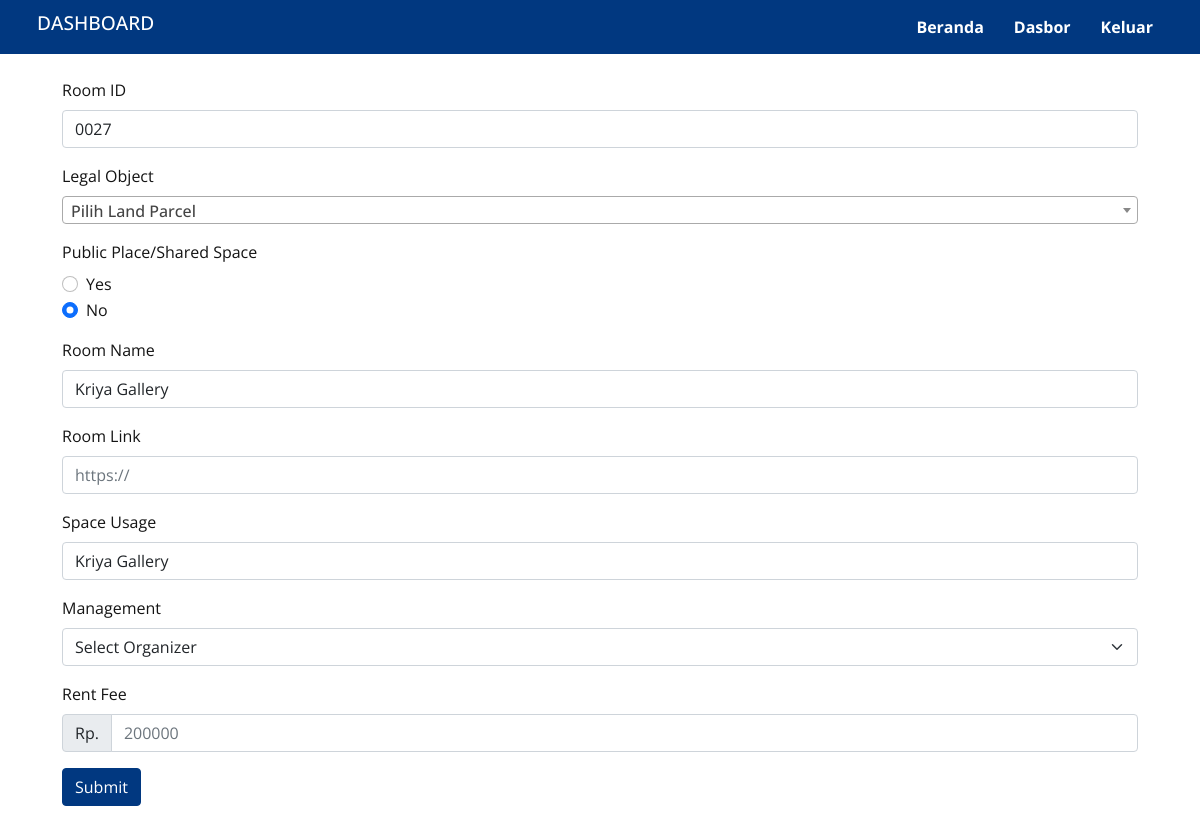
The page /data/room/edit-room.php?room=0027&legal=817240 (signed in) on the database as committed earlier.
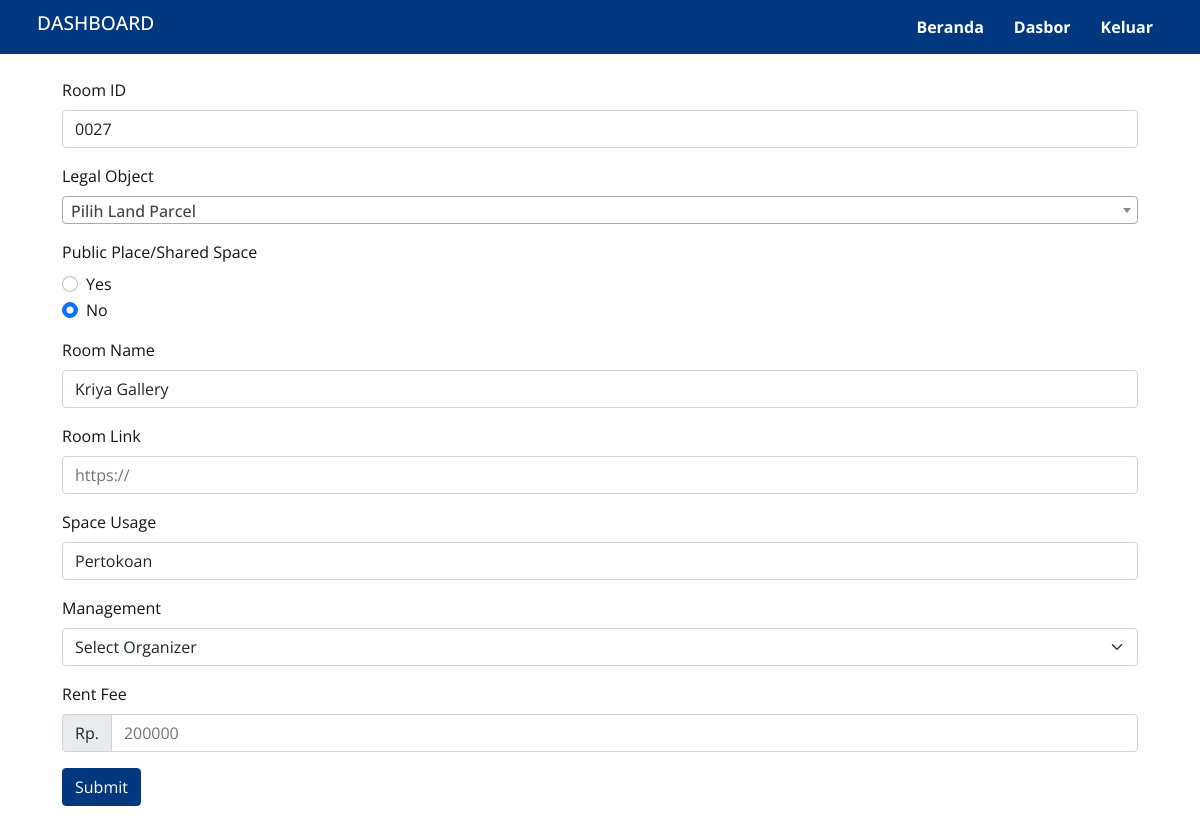
The same page on the database as committed later.
### tables this page shows
CREATE TABLE `rooms_table` (
  `room_id` varchar(50) NOT NULL,
  `legal_object_id` int DEFAULT NULL,
  `organizer_id` int DEFAULT NULL,
  `room_name` varchar(255) DEFAULT NULL,
  `space_usage` varchar(255) DEFAULT NULL,
  `rent_fee` varchar(255) DEFAULT NULL,
  `uri_room` varchar(255) DEFAULT NULL,
  `is_public` tinyint(1) NOT NULL DEFAULT '0'
);

### action/get-room.php (called while the page is built, shortened)
<?php
include 'db_connect.php';
if ($_SERVER['REQUEST_METHOD'] === 'GET') {
    if (isset($_GET['room']) && !empty($_GET['room']) && isset($_GET['legal']) && !empty($_GET['legal'])) {
        $RoomId = $_GET['room'];
        $LegalId = $_GET['legal'];
        $sql = "SELECT rm.*, p.*, m.id as organizer_id, m.organizer_name, m.organizer_address, m.organizer_city, m.organizer_head, lp.parcel_id, lp.building
        FROM rooms_table rm
        LEFT JOIN legal_objects_table p ON rm.legal_object_id = p.id
        LEFT JOIN managements_table m ON m.id = rm.organizer_id
        LEFT JOIN land_parcel_table lp ON p.parcel_id = lp.parcel_id
        WHERE rm.room_id = '$RoomId' AND rm.legal_object_id = $LegalId
        LIMIT 1";
        $result = $conn->query($sql);
        if ($result->num_rows > 0) {
            $rooms_table = $result->fetch_assoc();
        }
    } elseif (isset($_GET['get']) && !empty($_GET['get'])) {
    }
}

### action/fucntion.php (called while the page is built, shortened)
<?php
function old($name)
{
    return null;
}

### data/room/edit-room.php (the view, shortened to what the changed rows need)
<!doctype html>
<html lang="en">
<head>
    <link href="https://cdn.jsdelivr.net/npm/bootstrap@5.0.2/dist/css/bootstrap.min.css" rel="stylesheet">
    <link rel="stylesheet" href="https://cdnjs.cloudflare.com/ajax/libs/magicsuggest/2.1.5/magicsuggest-min.css" />
    <link href="https://cdn.jsdelivr.net/npm/select2@4.1.0-rc.0/dist/css/select2.min.css" rel="stylesheet" />
    <link rel="stylesheet" href="/assets/css/style.css" />
</head>
<?php include_once $_SERVER['DOCUMENT_ROOT'] . '/action/first-load.php'; ?>
<?php include_once '../../action/get-room.php' ?>
<body>
    <?php include '../../assets/view/dashboard_header.php' ?>
    <main>
        <div class="container ">
            <div class="row justify-content-center  m-2 py-3">
                <form action="/action/save-room.php?room=<?= $rooms_table['room_id']; ?>&legal=<?= $rooms_table['legal_object_id']; ?>" method="POST" enctype="multipart/form-data">
                    <div class="mb-3">
                        <label for="room_id" class="form-label">Room ID</label>
                        <input type="text" class="form-control" id="room_id" name="room_id" value="<?= old('room_id') ?? $rooms_table['room_id']; ?>" required>
                    </div>
                    <div class="mb-3">
                        <label for="room_name" class="form-label">Room Name</label>
                        <input type="text" class="form-control" id="room_name" name="room_name" value="<?= old('room_name') ?? $rooms_table['room_name']; ?>" required>
                    </div>
                    <div class="mb-3">
                        <label for="space_usage" class="form-label">Space Usage</label>
                        <input type="text" class="form-control" id="space_usage" name="space_usage" value="<?= old('space_usage') ?? $rooms_table['space_usage']; ?>" required>
                    </div>
                </form>
            </div>
        </div>
    </main>
</body>
</html>

Rows that differ between the two databases and show on the page:
changed rooms_table "Kriya Gallery": space_usage "Kriya Gallery" → "Pertokoan"
